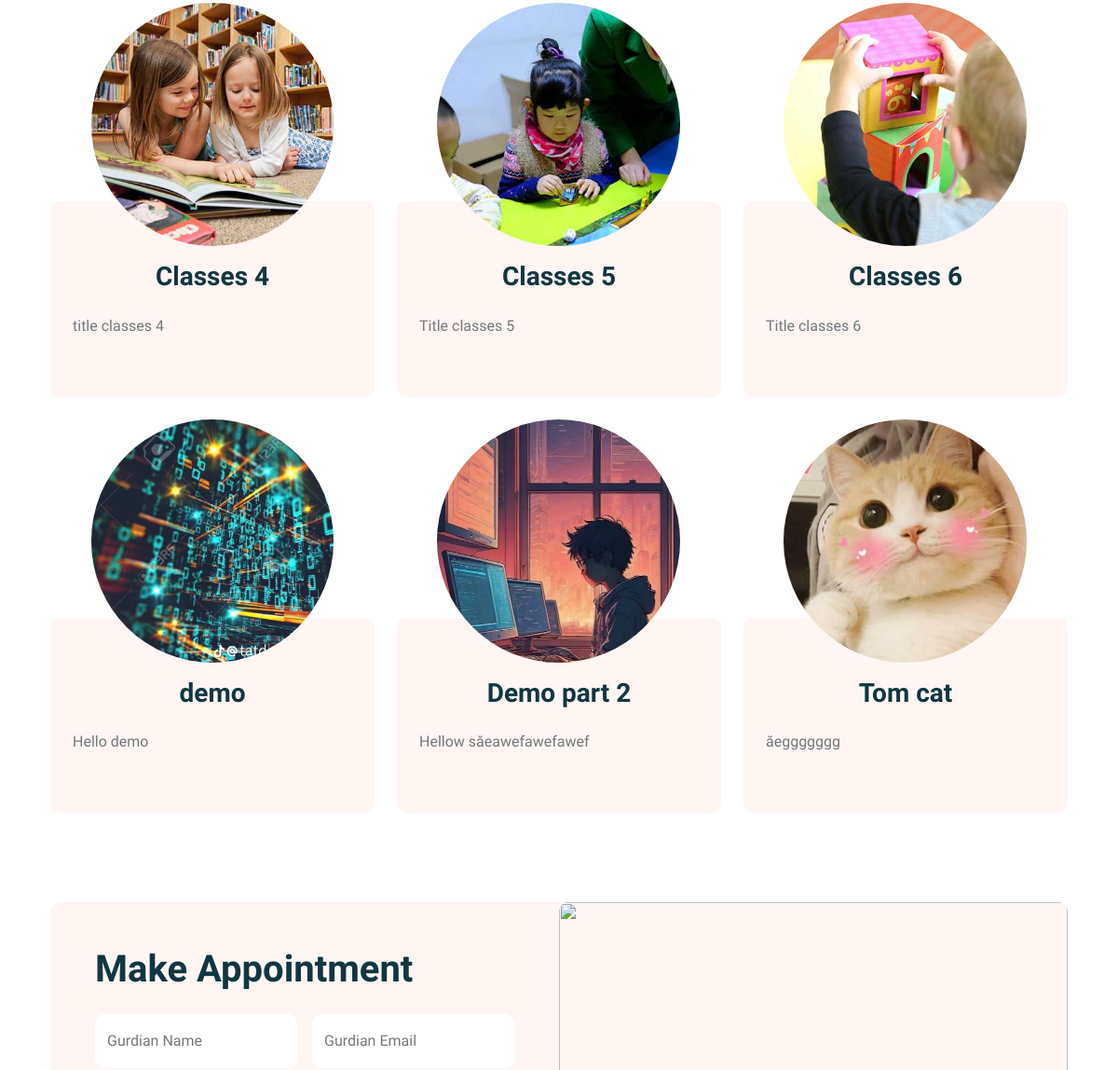
The app's page /classes/ (middle part), older data.
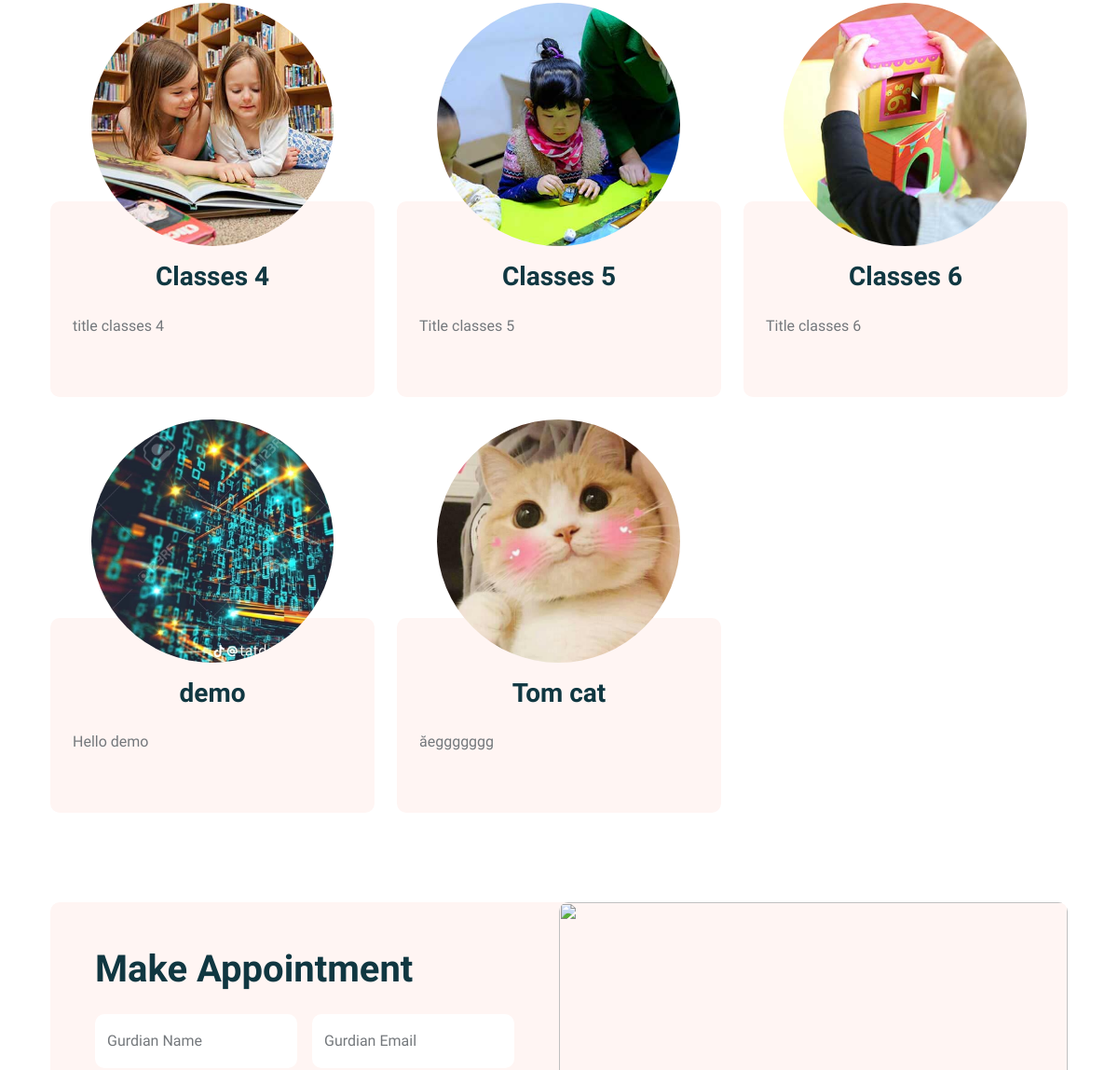
The same page, newer data.
### base/models.py (models this page shows, shortened)
class Posts(models.Model):
    id = models.UUIDField(primary_key=True, default=uuid.uuid4, unique=True, editable=False)
    author = models.ForeignKey(User, on_delete=models.CASCADE)
    title = models.CharField(max_length=200, null=True)
    date_create = models.DateTimeField(auto_now_add=True)
    image = models.ImageField(null=True, blank=True, upload_to='images/')
    is_deleted = models.BooleanField(default=False)
    content = models.TextField()
    def __str__(self):
        return self.title

### base/views.py (the view)
# urls.py: path('classes/', views.classes, name="classes"),
def classes(request):
    posts = Posts.objects.filter(is_deleted=False)
    user = get_common_context(request)
    print(posts)
    context = {'user': user, 'posts': posts}
    return render(request, 'classes.html', context)

### base/views.py (called while the page is built)
def get_common_context(request):
    context = {'user_not_login': "none", 'user_login': "block"}
    if request.user.is_authenticated:
        context = {'user_not_login': "block", 'user_login': "none"}
    return context

### templates/classes.html (shortened to what this page needs)
{% extends 'main.html' %} {% load static %} {% block content %}
<div class="py-5">
  <div class="container">
    <div class="row g-4">
      {% for post in posts %}
      <div class="col-lg-4 col-md-6 wow fadeInUp" data-wow-delay="0.1s">
        <div class="classes-item">
          <div class="bg-light rounded-circle w-75 mx-auto image-post-item">
            <img
              class="img-fluid rounded-circle"
              src="{{post.image.url}}"
              alt=""
            />
          </div>
          <div class="bg-light rounded p-4 pt-5 mt-n5">
            <a
              class="d-block text-center h3 mt-3 mb-4"
              href="{% url 'detail' post.id %}"
              >{{post.title}}</a
            >
            <div class="d-flex align-items-center justify-content-between mb-4">
              <p class="text-center text-truncate">{{post.content}}</p>
            </div>
          </div>
        </div>
      </div>
      {% endfor %}
    </div>
  </div>
</div>
<div class="py-5">
  <div class="container">
    <div class="bg-light rounded">
      <div class="row g-0">
        <div class="col-lg-6 wow fadeIn" data-wow-delay="0.1s ">
          <div class="h-100 d-flex flex-column justify-content-center p-5">
            <h1 class="mb-4">Make Appointment</h1>
            <form>
              <div class="row g-3">
                <div class="col-sm-6">
                  <div class="form-floating">
                    <input
                      type="text "
                      class="form-control border-0"
                      id="gname "
                      placeholder="Gurdian Name "
                    />
                    <label for="gname ">Gurdian Name</label>
                  </div>
                </div>
                <div class="col-sm-6">
                  <div class="form-floating">
                    <input
                      type="email "
                      class="form-control border-0"
                      id="gmail "
                      placeholder="Gurdian Email "
                    />
                    <label for="gmail ">Gurdian Email</label>
                  </div>
                </div>
              </div>
            </form>
          </div>
        </div>
        <div
          class="col-lg-6 wow fadeIn"
          data-wow-delay="0.5s "
          style="min-height: 400px"
        >
          <div class="position-relative h-100">
            <img
              class="position-absolute w-100 h-100 rounded"
              src="{% static 'images/appointment.jpg ' %}"
              style="object-fit: cover"
            />
          </div>
        </div>
      </div>
    </div>
  </div>
</div>
{% endblock %}

Row changes from the older to the newer data that the page shows:
no longer on this page (row edited): Posts: image (picture), title "Demo part 2", content "Hellow săeawefawefawef"
